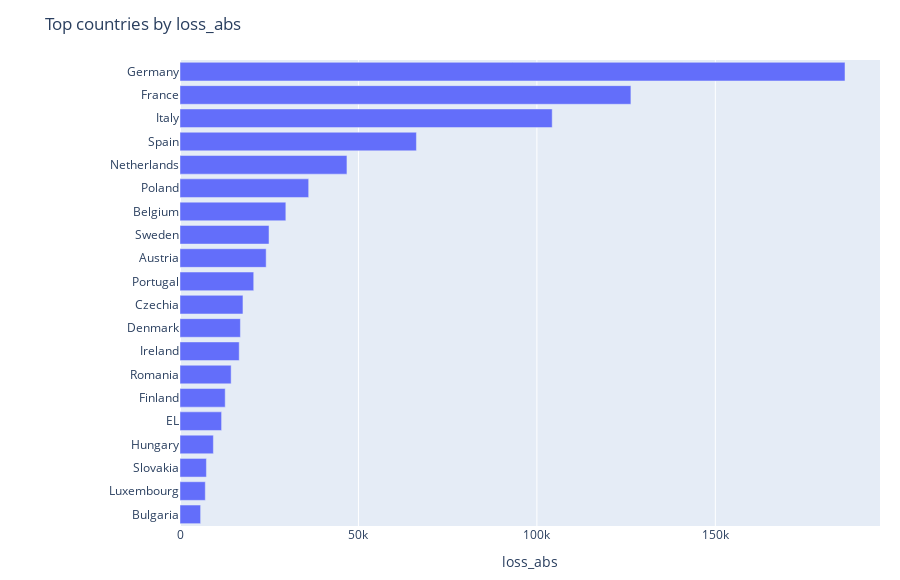
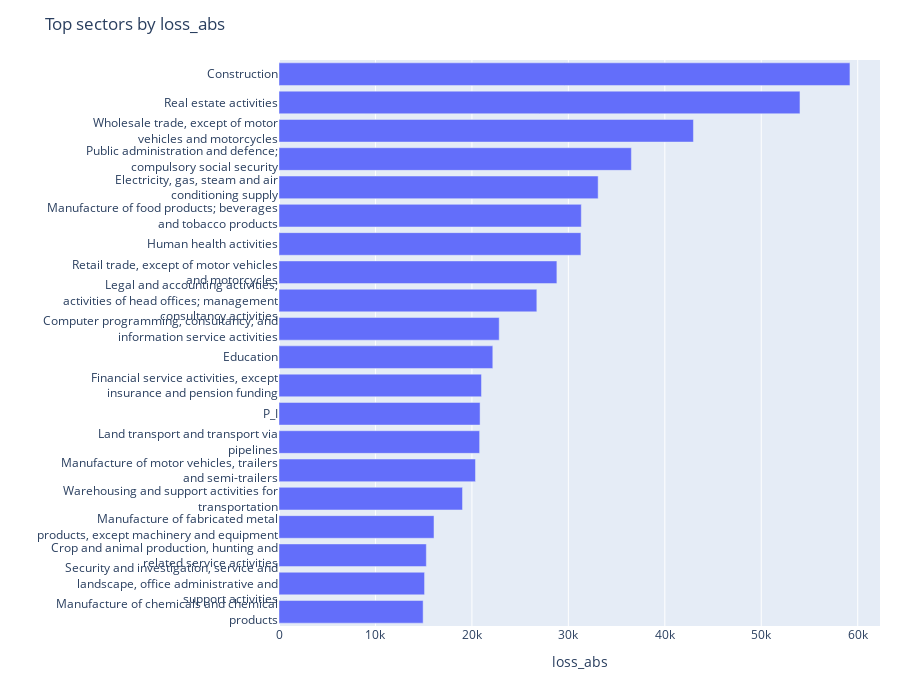
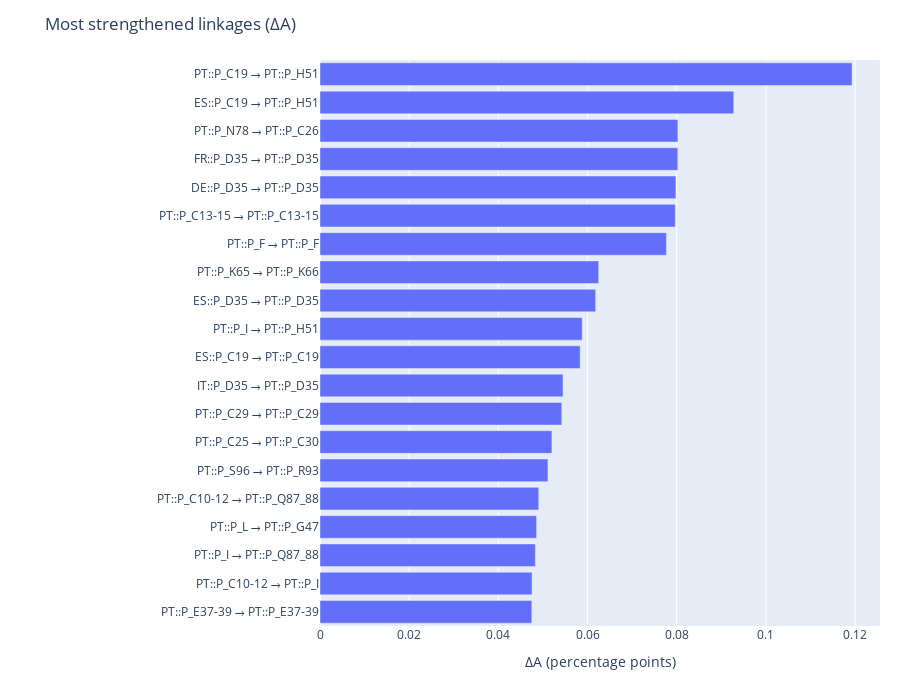

The cell these charts' notebook holds for them, in order:
### Markdown cell above
## 5) Visualizations

This section provides:
- choropleth map (Europe) of absolute or percent losses by country
- bar charts of absolute losses by country and sector
- bar charts of most strenghtened and weakened trade linkages

If `matplotlib` is not installed in your environment, the bar charts will fall back to tables.

### Code cell
# Build and show dashboard visualizations
bundle = build_dashboard_bundle(
    pp,
    country_metric_for_map="loss_pct",
    top_k_countries=20,
    top_k_sectors=20,
    top_k_links=20,
    use_country_names=True,
)

bundle.figures["country_map"].show()
bundle.figures["top_countries"].show()
bundle.figures["top_sectors"].show()

# Optional linkage charts if you computed them
if "links_strengthened" in bundle.figures:
    bundle.figures["links_strengthened"].show()
    bundle.figures["links_weakened"].show()

### Figure 1 — Plotly figure (JSON) as saved in the notebook; plotly's stock layout.template omitted (floating-point values rounded to 4 significant figures)
{"data": [{"hovertemplate": "loss_abs=%{x}<br>country_label=%{y}<extra></extra>", "legendgroup": "", "marker": {"color": "#636efa", "pattern": {"shape": ""}}, "name": "", "orientation": "h", "showlegend": false, "textposition": "auto", "type": "bar", "x": [5779.0, 7089.0, 7403.0, 9354.0, 11650.0, 12670.0, 14330.0, 16590.0, 16930.0, 17640.0, 20660.0, 24140.0, 24950.0, 29660.0, 36060.0, 46780.0, 66250.0, 104300.0, 126300.0, 186300.0], "xaxis": "x", "y": ["Bulgaria", "Luxembourg", "Slovakia", "Hungary", "EL", "Finland", "Romania", "Ireland", "Denmark", "Czechia", "Portugal", "Austria", "Sweden", "Belgium", "Poland", "Netherlands", "Spain", "Italy", "France", "Germany"], "yaxis": "y"}], "layout": {"barmode": "relative", "height": 580, "legend": {"tracegroupgap": 0}, "margin": {"b": 20, "l": 180, "r": 20, "t": 60}, "title": {"text": "Top countries by loss_abs"}, "xaxis": {"anchor": "y", "domain": [0, 1], "title": {"text": "loss_abs"}}, "yaxis": {"anchor": "x", "domain": [0, 1], "title": {"text": ""}}}}

### Figure 2 — Plotly figure (JSON) as saved in the notebook; plotly's stock layout.template omitted (floating-point values rounded to 4 significant figures)
{"data": [{"hovertemplate": "loss_abs=%{x}<br>sector_label=%{y}<extra></extra>", "legendgroup": "", "marker": {"color": "#636efa", "pattern": {"shape": ""}}, "name": "", "orientation": "h", "showlegend": false, "textposition": "auto", "type": "bar", "x": [14940.0, 15090.0, 15280.0, 16070.0, 19030.0, 20370.0, 20800.0, 20850.0, 20990.0, 22170.0, 22830.0, 26730.0, 28810.0, 31300.0, 31340.0, 33090.0, 36530.0, 42970.0, 54010.0, 59190.0], "xaxis": "x", "y": ["Manufacture of chemicals and chemical<br>products", "Security and investigation, service and<br>landscape, office administrative and<br>support activities", "Crop and animal production, hunting and<br>related service activities", "Manufacture of fabricated metal<br>products, except machinery and equipment", "Warehousing and support activities for<br>transportation", "Manufacture of motor vehicles, trailers<br>and semi-trailers", "Land transport and transport via<br>pipelines", "P_I", "Financial service activities, except<br>insurance and pension funding", "Education", "Computer programming, consultancy, and<br>information service activities", "Legal and accounting activities;<br>activities of head offices; management<br>consultancy activities", "Retail trade, except of motor vehicles<br>and motorcycles", "Human health activities", "Manufacture of food products; beverages<br>and tobacco products", "Electricity, gas, steam and air<br>conditioning supply", "Public administration and defence;<br>compulsory social security", "Wholesale trade, except of motor<br>vehicles and motorcycles", "Real estate activities", "Construction"], "yaxis": "y"}], "layout": {"barmode": "relative", "height": 680, "legend": {"tracegroupgap": 0}, "margin": {"b": 20, "l": 260, "r": 20, "t": 60}, "title": {"text": "Top sectors by loss_abs"}, "xaxis": {"anchor": "y", "domain": [0, 1], "title": {"text": "loss_abs"}}, "yaxis": {"anchor": "x", "domain": [0, 1], "title": {"text": ""}}}}

### Figure 3 — Plotly figure (JSON) as saved in the notebook; plotly's stock layout.template omitted (floating-point values rounded to 4 significant figures)
{"data": [{"customdata": [[0.2798], [0.2567], [0.6384], [0.4599], [0.6384], [0.5346], [0.5124], [0.4701], [17750.0], [0.1957], [0.5258], [1.915], [0.437], [0.3416], [0.2661], [1104.0], [1430.0], [0.5008], [0.5258], [0.5258]], "hovertemplate": "delta_pp=%{x:.3f}<br>edge=%{y}<br>delta_rel_pct=%{customdata[0]:.1f}<extra></extra>", "legendgroup": "", "marker": {"color": "#636efa", "pattern": {"shape": ""}}, "name": "", "orientation": "h", "showlegend": false, "textposition": "auto", "type": "bar", "x": [0.04751, 0.04755, 0.04829, 0.04857, 0.04906, 0.05112, 0.05201, 0.05422, 0.0545, 0.05835, 0.0588, 0.06182, 0.06251, 0.07769, 0.07968, 0.07981, 0.08025, 0.08027, 0.09279, 0.1193], "xaxis": "x", "y": ["PT::P_E37-39 → PT::P_E37-39", "PT::P_C10-12 → PT::P_I", "PT::P_I → PT::P_Q87_88", "PT::P_L → PT::P_G47", "PT::P_C10-12 → PT::P_Q87_88", "PT::P_S96 → PT::P_R93", "PT::P_C25 → PT::P_C30", "PT::P_C29 → PT::P_C29", "IT::P_D35 → PT::P_D35", "ES::P_C19 → PT::P_C19", "PT::P_I → PT::P_H51", "ES::P_D35 → PT::P_D35", "PT::P_K65 → PT::P_K66", "PT::P_F → PT::P_F", "PT::P_C13-15 → PT::P_C13-15", "DE::P_D35 → PT::P_D35", "FR::P_D35 → PT::P_D35", "PT::P_N78 → PT::P_C26", "ES::P_C19 → PT::P_H51", "PT::P_C19 → PT::P_H51"], "yaxis": "y"}], "layout": {"barmode": "relative", "height": 680, "legend": {"tracegroupgap": 0}, "margin": {"b": 20, "l": 320, "r": 20, "t": 60}, "title": {"text": "Most strengthened linkages (ΔA)"}, "xaxis": {"anchor": "y", "domain": [0, 1], "title": {"text": "ΔA (percentage points)"}}, "yaxis": {"anchor": "x", "domain": [0, 1], "title": {"text": ""}}}}
